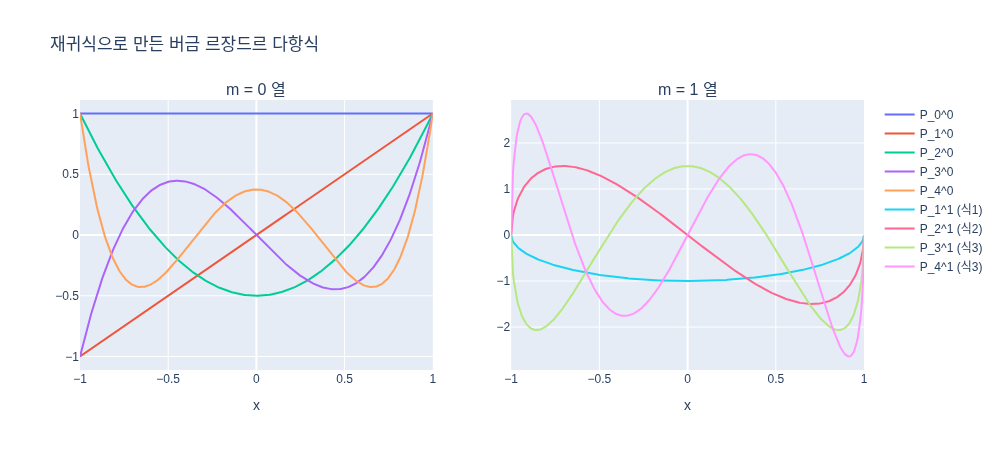

This chart was generated by the following Python code:
# %% [markdown]
# # 버금 르장드르 다항식의 재귀식 실험
#
# 세 가지 식으로 $P_l^m(x)$ 를 계산합니다.
#
# 1. 시작점: $P_m^m = (-1)^m (2m-1)!! (1-x^2)^{m/2}$
# 2. 한 단계 위: $P_{m+1}^m = x(2m+1)P_m^m$
# 3. 일반 $l$: $(l-m)P_l^m = x(2l-1)P_{l-1}^m - (l+m-1)P_{l-2}^m$
#
# 필요 패키지: numpy, plotly, kaleido, scipy(검증용, 없어도 됨)

# %%
import os
import numpy as np


def _show(fig):
    try:
        from IPython import get_ipython
        if get_ipython() is not None:  # VSCode 셀/Jupyter에서만 렌더링
            fig.show()
    except ImportError:
        pass


HERE = os.path.dirname(os.path.abspath(__file__)) if "__file__" in globals() else "."

# %% [markdown]
# ## 1단계: 시작점 $P_m^m$ (식 1)
#
# 이중 계승 $(2m-1)!!$ 을 누적곱으로 계산합니다. 원문 C 코드의 `pmm` 루프와 같습니다.


# %%
def P_mm(m, x):
    x = np.asarray(x, dtype=float)
    pmm = np.ones_like(x)
    somx2 = np.sqrt((1.0 - x) * (1.0 + x))
    fact = 1.0
    for _ in range(m):
        pmm = pmm * (-fact) * somx2
        fact += 2.0
    return pmm


x0 = 0.5
for m in range(4):
    print(f"P_{m}^{m}({x0}) = {P_mm(m, x0):.6f}")
# 출력:
# P_0^0(0.5) = 1.000000
# P_1^1(0.5) = -0.866025
# P_2^2(0.5) = 2.250000
# P_3^3(0.5) = -9.742786

# %% [markdown]
# ## 2단계: 한 칸 아래 $P_{m+1}^m$ (식 2)
#
# 곱셈 한 번: $P_{m+1}^m = x(2m+1)P_m^m$.  $m=0$ 이면 $P_1^0 = x$.


# %%
def P_mp1_m(m, x):
    return np.asarray(x, dtype=float) * (2.0 * m + 1.0) * P_mm(m, x)


for m in range(3):
    print(f"P_{m+1}^{m}({x0}) = {P_mp1_m(m, x0):.6f}")
# 출력:
# P_1^0(0.5) = 0.500000
# P_2^1(0.5) = -1.299038
# P_3^2(0.5) = 5.625000

# %% [markdown]
# ## 3단계: 같은 열에서 계속 내려가기 (식 3)
#
# $$P_l^m = \frac{x(2l-1)P_{l-1}^m - (l+m-1)P_{l-2}^m}{l-m}$$
#
# 두 개의 직전 항(`pmm`, `pmmp1`)만 기억하면 되므로 피보나치 수열처럼 반복문으로 처리합니다.


# %%
def P(l, m, x):
    """원문 C 코드 P(l,m,x)의 파이썬 버전 (식 1 -> 2 -> 3)."""
    x = np.asarray(x, dtype=float)
    pmm = P_mm(m, x)
    if l == m:
        return pmm
    pmmp1 = x * (2.0 * m + 1.0) * pmm
    if l == m + 1:
        return pmmp1
    pll = None
    for ll in range(m + 2, l + 1):
        pll = ((2.0 * ll - 1.0) * x * pmmp1 - (ll + m - 1.0) * pmm) / (ll - m)
        pmm, pmmp1 = pmmp1, pll
    return pll


print("m=0 열 (보통의 르장드르 다항식):")
for l in range(5):
    print(f"  P_{l}^0(0.5) = {P(l, 0, x0):.6f}")
print("닫힌형 비교: P_2 =", (3 * x0**2 - 1) / 2, " P_3 =", (5 * x0**3 - 3 * x0) / 2)
# 출력:
# m=0 열 (보통의 르장드르 다항식):
#   P_0^0(0.5) = 1.000000
#   P_1^0(0.5) = 0.500000
#   P_2^0(0.5) = -0.125000
#   P_3^0(0.5) = -0.437500
#   P_4^0(0.5) = -0.289062
# 닫힌형 비교: P_2 = -0.125  P_3 = -0.4375

# %% [markdown]
# ## 4단계: scipy 구현과 비교 (있을 때만)
#
# `scipy.special.lpmv(m, l, x)` 는 Condon-Shortley 위상 $(-1)^m$ 을 포함하므로 위 재귀식과 그대로 일치해야 합니다.

# %%
try:
    from scipy.special import lpmv
    max_err = 0.0
    xs = np.linspace(-0.99, 0.99, 50)
    for l in range(6):
        for m in range(l + 1):
            max_err = max(max_err, np.max(np.abs(P(l, m, xs) - lpmv(m, l, xs))))
    print(f"l<=5 전체, scipy와 최대 오차 = {max_err:.2e}")
except ImportError:
    print("scipy 없음 - 비교 생략")
# 출력:
# l<=5 전체, scipy와 최대 오차 = 3.41e-13

# %% [markdown]
# ## 5단계: 시각화
#
# 왼쪽: $m=0$ 열을 식 3으로 내려가며 만든 $P_l^0$.  오른쪽: $m=1$ 열 ($P_1^1$ 은 식 1, $P_2^1$ 은 식 2, 그 뒤는 식 3).

# %%
import plotly.graph_objects as go
from plotly.subplots import make_subplots

xs = np.linspace(-1, 1, 400)
fig = make_subplots(rows=1, cols=2, subplot_titles=("m = 0 열", "m = 1 열"))
for l in range(0, 5):
    fig.add_trace(go.Scatter(x=xs, y=P(l, 0, xs), name=f"P_{l}^0"), row=1, col=1)
for l in range(1, 5):
    src = "식1" if l == 1 else ("식2" if l == 2 else "식3")
    fig.add_trace(go.Scatter(x=xs, y=P(l, 1, xs), name=f"P_{l}^1 ({src})"), row=1, col=2)
fig.update_layout(title="재귀식으로 만든 버금 르장드르 다항식", width=1000, height=450)
fig.update_xaxes(title_text="x")
_show(fig)
out = os.path.join(HERE, "expy.png")
fig.write_image(out)
print("saved", out)
# 출력: saved .../expy.png
